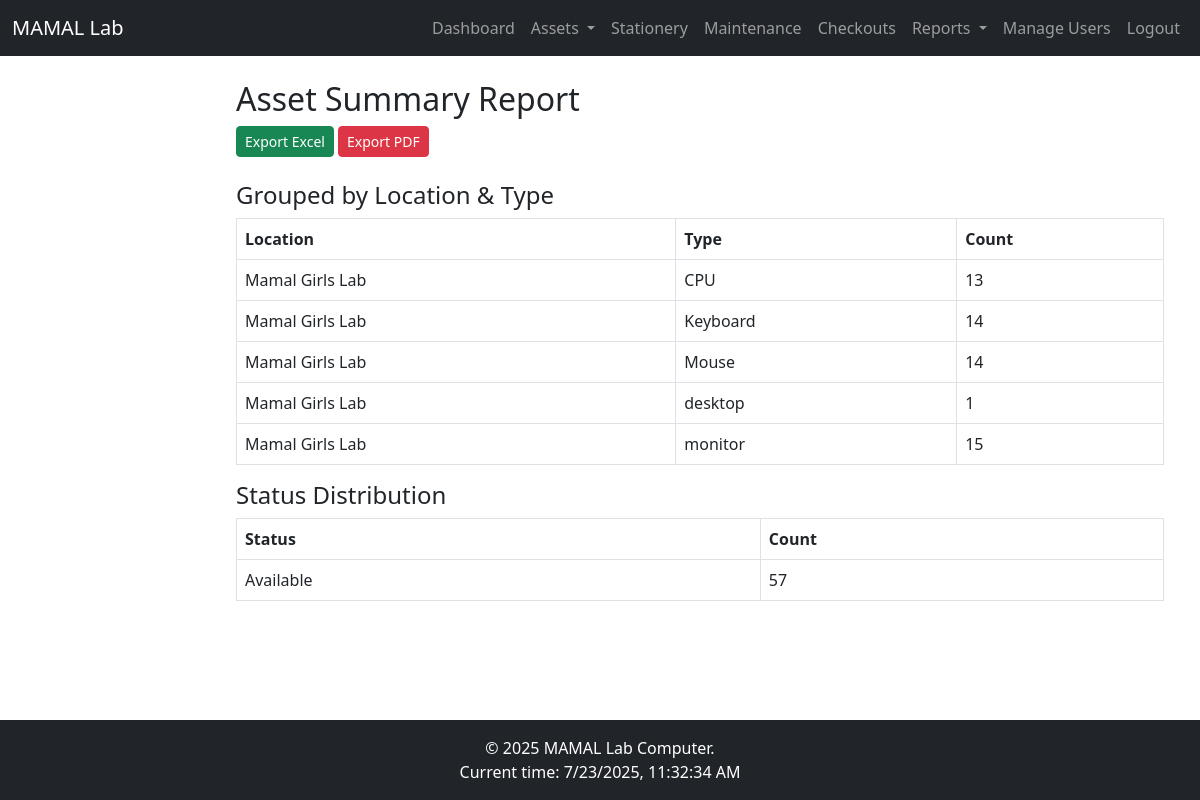
Page /reports/assets (signed in) on the committed database.
### app/models.py (models this page shows, shortened)
class Asset(db.Model):
    id = db.Column(db.Integer, primary_key=True)
    name = db.Column(db.String(100), nullable=False)
    serial_number = db.Column(db.String(50), unique=True, nullable=False)
    asset_type = db.Column(db.String(50), nullable=False)
    purchase_date = db.Column(db.Date)
    purchase_cost = db.Column(db.Float)
    location = db.Column(db.String(50))
    status = db.Column(db.String(20), default='Available')
    condition = db.Column(db.String(100))
    notes = db.Column(db.Text)
    qr_code = db.Column(db.String(100))
    last_updated = db.Column(db.DateTime, default=datetime.utcnow)
    maintenance = db.relationship('Maintenance', backref='asset', lazy='dynamic')
    checkouts = db.relationship('Checkout', backref='asset', lazy='dynamic')

### app/reports/routes.py (the view)
@bp.route('/assets')
@login_required
def assets_report():
    assets = db.session.query(
        Asset.location,
        Asset.asset_type,
        db.func.count(Asset.id).label('count')
    ).group_by(Asset.location, Asset.asset_type).all()
    status_counts = db.session.query(
        Asset.status,
        db.func.count(Asset.id).label('count')
    ).group_by(Asset.status).all()
    return render_template('reports/assets_report.html',
                         assets=assets,
                         status_counts=status_counts)

### app/models.py (called while the page is built)
@login.user_loader
def load_user(id):
    return User.query.get(int(id))

### app/templates/reports/assets_report.html (shortened to what this page needs)
{% extends 'layouts/base.html' %}
{% block content %}
<div class="container mt-4">
    <h2>Asset Summary Report</h2>
    <a href="{{ url_for('reports.export_report', report_type='assets', format='excel') }}" class="btn btn-success btn-sm">Export Excel</a>
    <a href="{{ url_for('reports.export_report', report_type='assets', format='pdf') }}" class="btn btn-danger btn-sm">Export PDF</a>
    <h4 class="mt-4">Grouped by Location & Type</h4>
    <table class="table table-bordered">
        <thead>
            <tr><th>Location</th><th>Type</th><th>Count</th></tr>
        </thead>
        <tbody>
            {% for row in assets %}
                <tr><td>{{ row.location }}</td><td>{{ row.asset_type }}</td><td>{{ row.count }}</td></tr>
            {% endfor %}
        </tbody>
    </table>
    <h4>Status Distribution</h4>
    <table class="table table-bordered">
        <thead><tr><th>Status</th><th>Count</th></tr></thead>
        <tbody>
            {% for row in status_counts %}
                <tr><td>{{ row.status }}</td><td>{{ row.count }}</td></tr>
            {% endfor %}
        </tbody>
    </table>
</div>
{% endblock %}

### rows in the picture
Asset: location "Mamal Girls Lab", asset_type "desktop", count "1"

### other values in the picture
{{ row.location }} "Mamal Girls Lab" "Mamal Girls Lab" "Mamal Girls Lab" "Mamal Girls Lab"
{{ row.asset_type }} "CPU" "Keyboard" "Mouse" "monitor"
{{ row.count }} "13" "14" "14" "15"
{{ row.status }} "Available"
{{ row.count }} "57"
